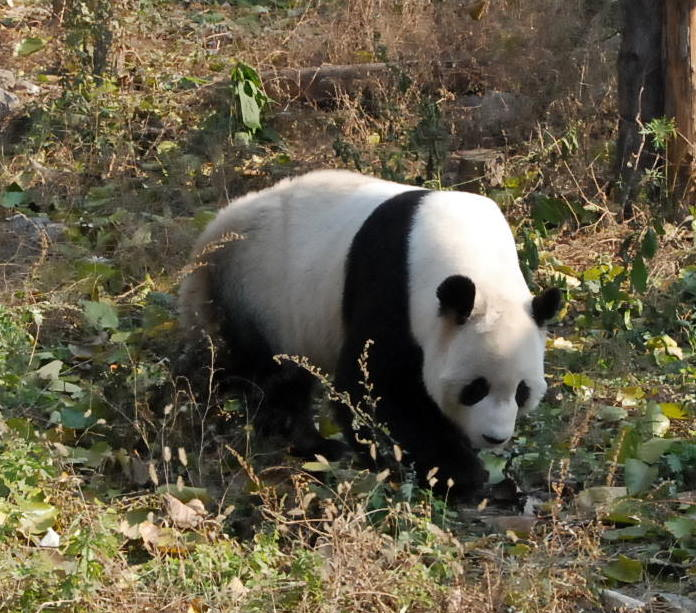
#> input picture efficientnet-pytorch/EfficientNet-PyTorch/EfficientNet-PyTorch-master/examples/simple/img.jpg, 696 x 613 px
$ python -i preprocessing.py   (imports and definitions only)
#> lines starting #> are read from the running program, lines starting #| are printed output that depends on the picture; after the words box and inside, x2 and y2 are one past the last pixel; in counts of white or black regions, pixels touching at a corner belong together
import numpy as np
import torch
import cv2


##### IMAGE PREPROCESSING

def prepare_image(path,
                  sigmaX         = 10,
                  do_random_crop = False):

    '''
    Preprocess image
    '''
#> called with sigmaX = 10, do_random_crop = False

    # import image
    image = cv2.imread(path)
#> image is the input picture: shape (613, 696, 3); mean B, G, R 72.1, 93.1, 100
    image = cv2.cvtColor(image, cv2.COLOR_BGR2RGB)

    # perform smart crops
    image = crop_black(image, tol = 7)
    if do_random_crop == True:
        image = random_crop(image, size = (0.9, 1))

    # resize and color
    image = cv2.resize(image, (int(image_size), int(image_size)))
    image = cv2.addWeighted(image, 4, cv2.GaussianBlur(image, (0, 0), sigmaX), -4, 128)

    # circular crop
    image = circle_crop(image, sigmaX = sigmaX)

    # convert to tensor
    image = torch.tensor(image)
    image = image.permute(2, 1, 0)
    return image


##### CROP FUNCTIONS

def crop_black(img,
               tol = 7):

    '''
    Perform automatic crop of black areas
    '''
#> called with tol = 7

    if img.ndim == 2:
        mask = img > tol
        return img[np.ix_(mask.any(1),mask.any(0))]

    elif img.ndim == 3:
        gray_img = cv2.cvtColor(img, cv2.COLOR_RGB2GRAY)
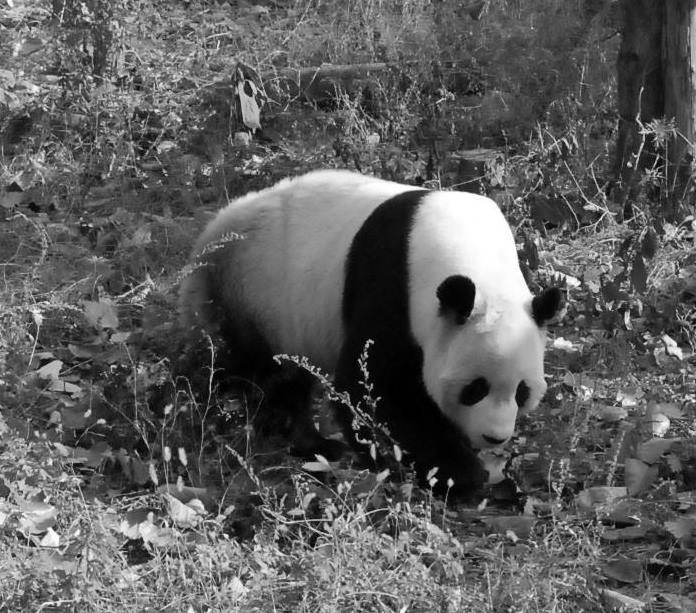
#> gray_img: shape (613, 696); min 0, max 255, mean 92.8
        mask = gray_img > tol
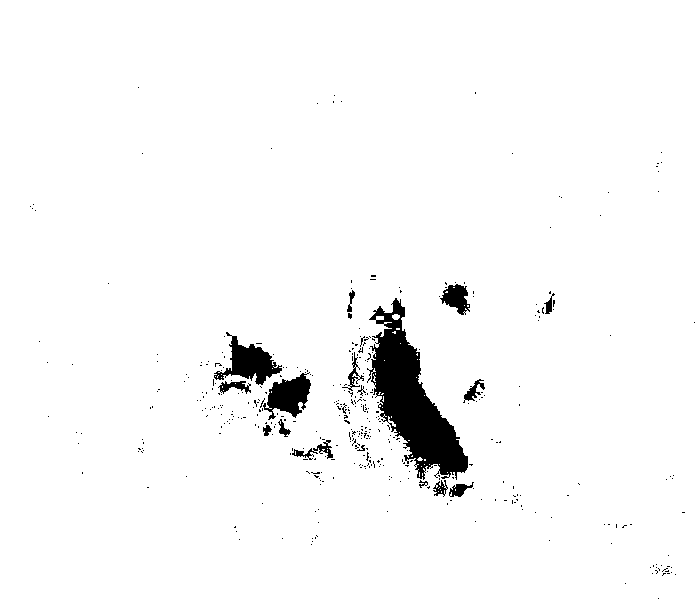
#> mask: shape (613, 696) bool; 96.9% white; 418 black regions (400 under 20 px), largest, box (x1, y1, x2, y2) and area: (367, 298, 468, 480) 7461, (214, 332, 282, 385) 1479, (263, 372, 311, 420) 1261
        check_shape = img[:,:,0][np.ix_(mask.any(1),mask.any(0))].shape[0]
#> check_shape = 613

        if (check_shape == 0):
            return img
        else:
            img1 = img[:,:,0][np.ix_(mask.any(1),mask.any(0))]
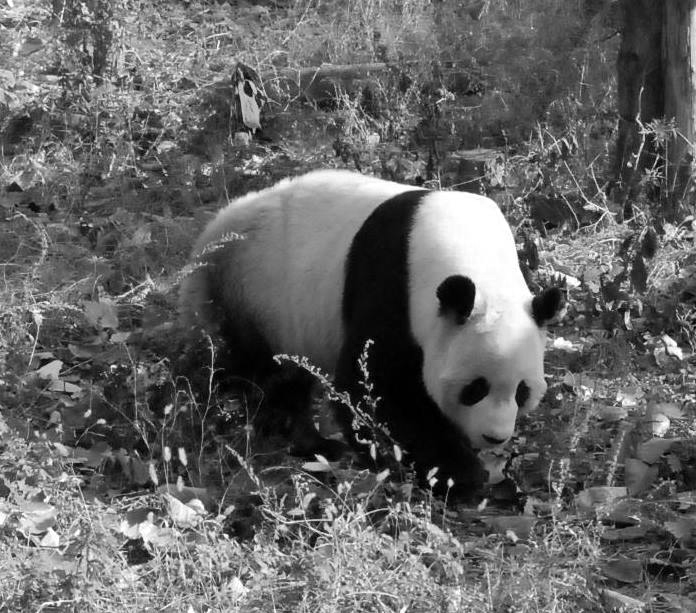
#> img1: shape (613, 696); min 0, max 255, mean 100
            img2 = img[:,:,1][np.ix_(mask.any(1),mask.any(0))]
            img3 = img[:,:,2][np.ix_(mask.any(1),mask.any(0))]
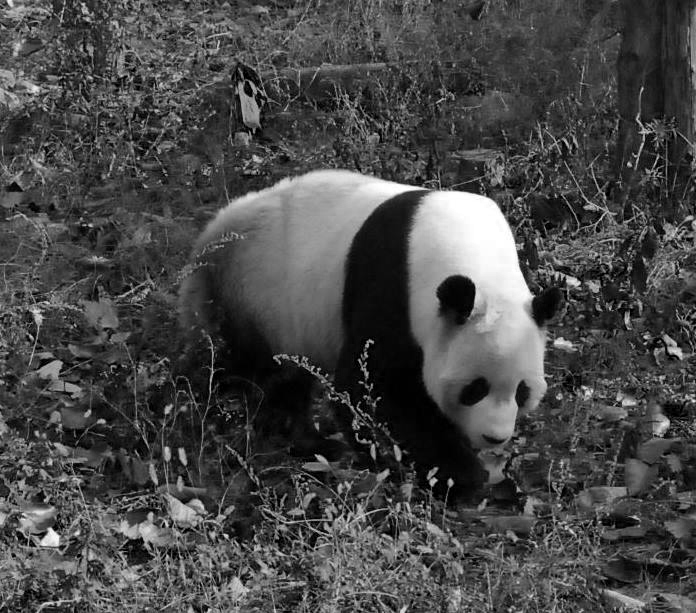
#> img3: shape (613, 696); min 0, max 255, mean 72.1
            img  = np.stack([img1, img2, img3], axis = -1)
            return img


# [76 lines left out: functions circle_crop, crop_for_squares, standard_crop, random_crop, not called in this run]


##### CUTOUT AUGMENTATION

class cutout(object):

    '''
    Cutout augmentation
    '''

    def __init__(self, n_holes, length):
        self.n_holes = n_holes
        self.length  = length

    # [50 lines left out: functions __call__, online_mean_and_sd, not called in this run]

#> (the run stopped early here; a loop or call above may not have finished)
